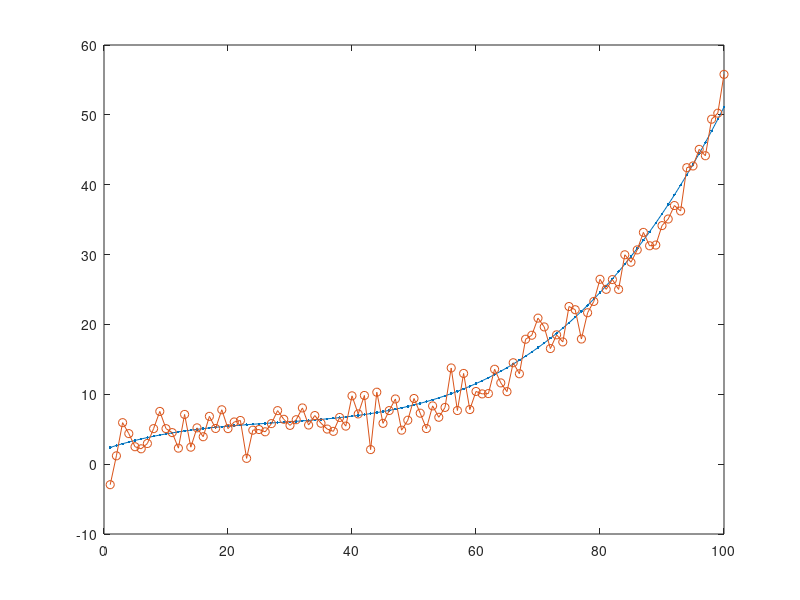
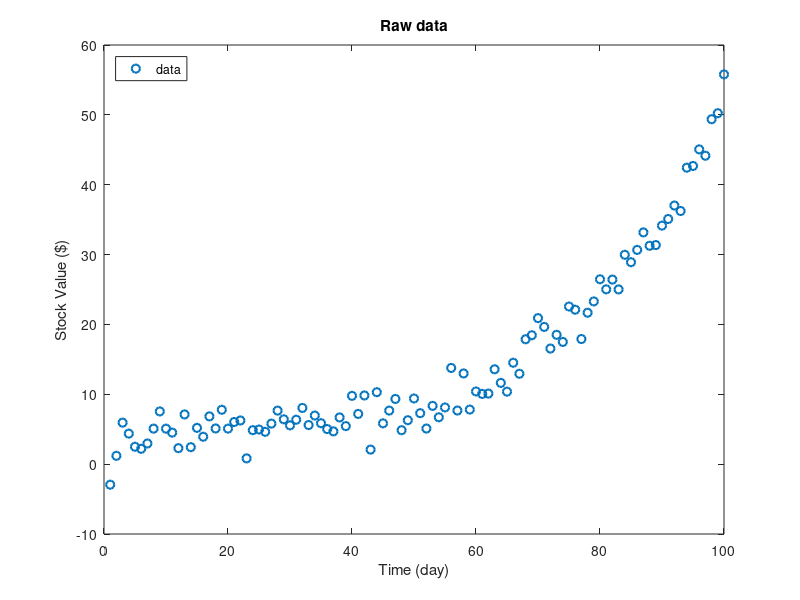
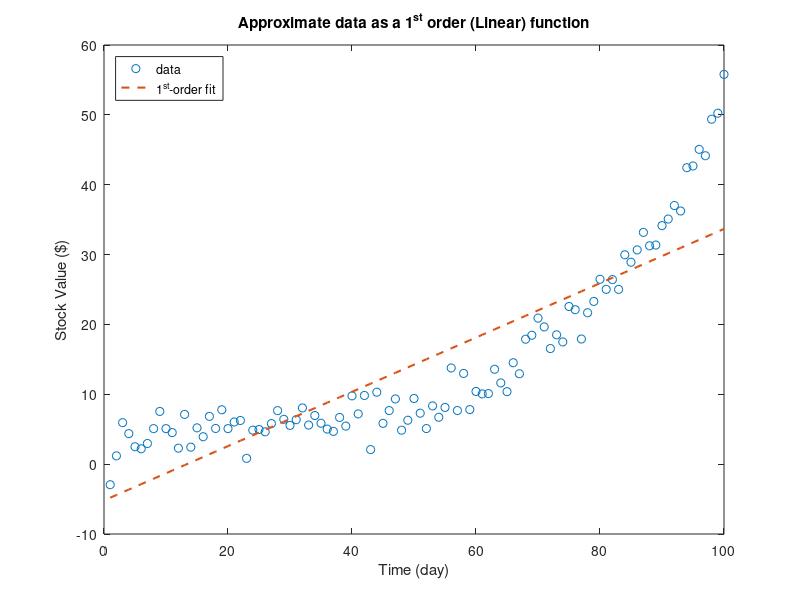
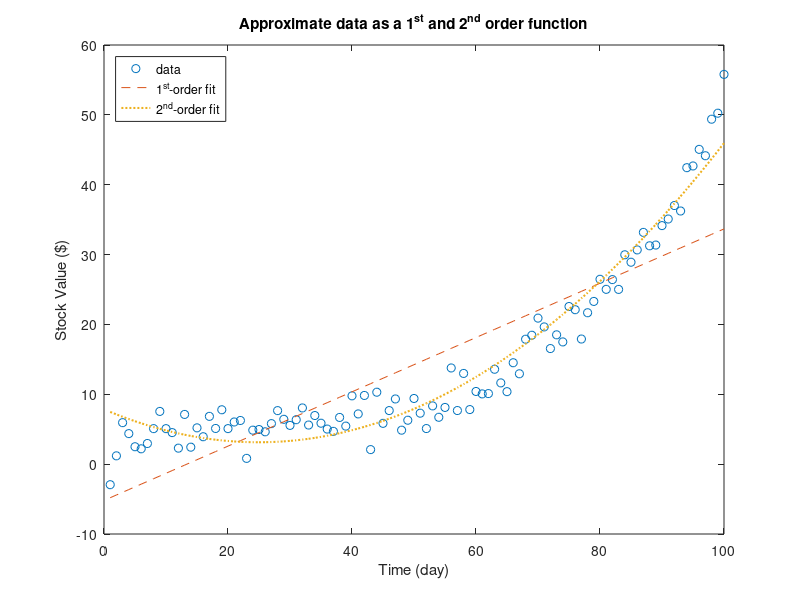

Write MATLAB code to recreate these figures, in order.
% Problem to be solved:
% The file regression_data.m contains the measurements of a quantity y at 
% the time instants t = 1; 2;...;100sec. Write a Matlab script that will 
% compute a least-squares approximation for y = f(t), as 
%   (i) a linear function, 
%   (ii) a quadratic polynomial
%   (iii) a cubic polynomial. 
% For each of the three models, what is the norm of the error in the
% approximation? Which is smallest, which is largest? Explain the results 
% theoretically.
% 
% Solution:                                                             
% This MATLAB script loads the supplied data, and performs a fit as a 
% Linear, Quadratic, and Cubic function of the supplied data.


% Start of script
%-------------------------------------------------------------------------%
close all;                   	% close all figures
clearvars; clearvars -global;	% clear all variables
clc;                         	% clear the command terminal
format shortG;                 	% pick the most compact numeric display
format compact;                	% suppress excess blank lines


% Simple Example
%-------------------------------------------------------------------------%
% x = 1:1:60;
% y = 0.2.*x + 5;
% 
% mu = 0;
% sigma = 1;
% rng(1);
% y_tilde = y + (sigma*randn(1,length(x))+mu);
% 
% plot(x, y_tilde, 'b*', x, y, 'r.-', 'LineWidth',1)




% Load the data
%-------------------------------------------------------------------------%
% load('LS_data.mat')
% linear_regression_data;

% define data
x = 1:1:100;
y = 1.07e-4.*x.^3 - 0.0088.*x.^2 + 0.3.*x + 2.1;

% define noisy data
mu = 0;
sigma = 2;
rng(1);
y_tilde = y + (sigma*randn(1,length(x))+mu);

% plot
plot(x,y,'.-', x,y_tilde,'o-')

[m,n] = size(y_tilde);


% Approximate f(x) as a 1-st order function using LS.
%-------------------------------------------------------------------------%

% create matricies and estimate the parameters, x.
H = [x; ones(m,n)]';
beta_ord1 = inv(H'*H)*H'*y_tilde';

% better method uses QR-decomposition:
% [Q,R] = qr(H,0);
% beta_ord1 = R\Q'*y_tilde'; % use "matrix left-divide" instead of inv(R)*Q'*y';

% compute the line-fit using the estimates in x.
f1 = beta_ord1(1).*x + beta_ord1(2);

% compute the norm of the error
e1 = norm(y_tilde-f1);


% Approximate f(x) as a 2-nd order function using LS.
%-------------------------------------------------------------------------%

% create matricies and estimate the parameters, x.
H = [x.^2; x; ones(m,n)]';
beta_ord2 = inv(H'*H)*H'*y_tilde';

% compute the line-fit using the estimates in x.
f2 = beta_ord2(1).*x.^2 + beta_ord2(2).*x + beta_ord2(3);

% compute the norm of the error
e2 = norm(y_tilde-f2);


% Approximate f(x) as a 3-rd order function using LS.
%-------------------------------------------------------------------------%

% create matricies and estimate the parameters, x.
H = [x.^3; x.^2; x; ones(m,n)]';
beta_ord3 = inv(H'*H)*H'*y_tilde';

% compute the line-fit using the estimates in x.
f3 = beta_ord3(1).*x.^3 + beta_ord3(2).*x.^2 + beta_ord3(3).*x + beta_ord3(4);

% compute the norm of the error
e3 = norm(y_tilde-f3);


% Approximate f(x) as a 3-rd order function using WLS.
%-------------------------------------------------------------------------%

% create matricies and estimate the parameters, x.
H = [x.^3; x.^2; x; ones(m,n)]';
W = 2^2.*eye(length(x));
beta_ord3_wls = inv(H'*W*H)*H'*W*y_tilde';

% compute the line-fit using the estimates in x.
f3_wls = beta_ord3_wls(1).*x.^3 + beta_ord3_wls(2).*x.^2 + beta_ord3_wls(3).*x + beta_ord3_wls(4);


% compute the norm of the error
e3_wls = norm(y_tilde-f3_wls);



% Plot & display the results.
%-------------------------------------------------------------------------%
% display the results
fprintf(1,'First-order fit coefficients:\n');
fprintf(1,'x(1) = %8.4f\n',beta_ord1(1));
fprintf(1,'x(2) = %8.4f\n\n',beta_ord1(2));

fprintf(1,'Second-order fit coefficients:\n');
fprintf(1,'x(1) = %8.4f\n',beta_ord2(1));
fprintf(1,'x(2) = %8.4f\n',beta_ord2(2));
fprintf(1,'x(3) = %8.4f\n\n',beta_ord2(3));

fprintf(1,'Third-order fit coefficients:\n');
fprintf(1,'x(1) = %8.4f\n',beta_ord3(1));
fprintf(1,'x(2) = %8.4f\n',beta_ord3(2));
fprintf(1,'x(3) = %8.4f\n',beta_ord3(3));
fprintf(1,'x(4) = %8.4f\n\n',beta_ord3(4));

fprintf(1,'First-order norm(error)  = %8.4f\n',e1);
fprintf(1,'Second-order norm(error) = %8.4f\n',e2);
fprintf(1,'Third-order norm(error)  = %8.4f\n',e3);

fprintf(1,'Third-order norm(error) LS-WLS  = %8.4f\n',e3-e3_wls);


% plot the data
figure;
plot(x, y_tilde,'o',...
     'LineWidth',1.5);
legend('data','Location','northwest');
title('Raw data');
xlabel('Time (day)');
ylabel('Stock Value ($)')
xlim([0 100]);
ylim([-10 60]);

% save_all_figs_OPTION('results/linear_regression1','png',1)

% plot the results
figure;
plot(x, y_tilde,  'o',...
     x, f1, '--',...
     'LineWidth',1.5);
legend('data','1^{st}-order fit',...
    'Location','northwest');
title('Approximate data as a 1^{st} order (Linear) function');
xlabel('Time (day)');
ylabel('Stock Value ($)')
xlim([0 100]);
ylim([-10 60]);

figure;
plot(x, y_tilde,  'o',...
     x, f1, '--',...
     x, f2, ':',...
     'LineWidth',1.5);
legend('data','1^{st}-order fit','2^{nd}-order fit',...
    'Location','northwest');
title('Approximate data as a 1^{st} and 2^{nd} order function');
xlabel('Time (day)');
ylabel('Stock Value ($)')
xlim([0 100]);
ylim([-10 60]);

figure;
plot(x, y_tilde,  'o',...
     x, f1, '--',...
     x, f2, ':',...
     x, f3, '-.',...
     'LineWidth',1.5);
legend('data','1^{st}-order fit','2^{nd}-order fit','3^{rd}-order fit',...
    'Location','northwest');
title('Approximate data as 1^{st}, 2^{nd} and 3^{rd} order functions');
xlabel('Time (day)');
ylabel('Stock Value ($)')
xlim([0 100]);
ylim([-10 60]);

% save_all_figs_OPTION('results/linear_regression2','png',1)

figure;
inc = 1;
x_1 = [];
y_tilde_1 = [];
for ii = [1,20:20:80]
    x_1(inc,1) = x(ii);
    y_tilde_1(inc,1) = y_tilde(ii);
    inc = inc + 1;
end
plot(x_1, y_tilde_1, 'o',...
     x, f1, '--',...
     x, f2, ':',...
     x, f3, '-.',...
     'LineWidth',1.5);
legend('data','1^{st}-order fit','2^{nd}-order fit','3^{rd}-order fit',...
    'Location','northwest');
title('Approximate data as 1^{st}, 2^{nd} and 3^{rd} functions');
xlabel('Time (day)');
ylabel('Stock Value ($)')
xlim([0 100]);
ylim([-10 60]);


figure;
plot(x, y_tilde, 'o',...
     x, f3, ':',...
     x, f3_wls, '-.',...
     'LineWidth',1.5);
legend('data','LS 3^{rd}-order fit','WLS 3^{rd}-order fit',...
    'Location','northwest');
title('Approximate data using LS and WLS');
xlabel('Time (days)');
ylabel('Stock Value ($)')
xlim([0 100]);
ylim([-10 60]);

figure;
plot(x, y_tilde, 'o',...
     x, f3, '*-',...
     'LineWidth',0.5);
legend('data','Least Squares 3^{rd}-order fit',...
    'Location','northwest');
title('Approximate data using Least Squares');
xlabel('Time (day)');
ylabel('Stock Value ($)')
xlim([0 100]);
ylim([-10 60]);

% dock_all_figures;
% save_all_figs_OPTION('linear_regression_stock','png')































